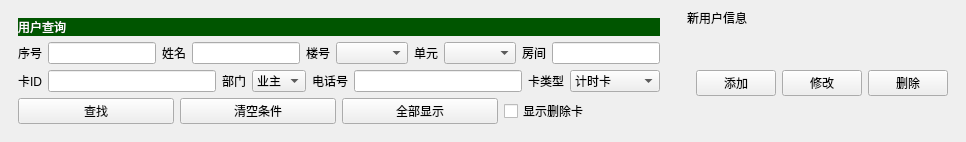
               <widget class="QWidget" name="one" native="true">
                <layout class="QHBoxLayout" name="horizontalLayout_4" stretch="8,2">
                 <property name="spacing">
                  <number>0</number>
                 </property>
                 <property name="leftMargin">
                  <number>0</number>
                 </property>
                 <property name="topMargin">
                  <number>0</number>
                 </property>
                 <property name="rightMargin">
                  <number>0</number>
                 </property>
                 <property name="bottomMargin">
                  <number>0</number>
                 </property>
                 <item>
                  <widget class="QWidget" name="widget" native="true">
                   <layout class="QHBoxLayout" name="horizontalLayout_5">
                    <item>
                     <widget class="QWidget" name="widget_3" native="true">
                      <layout class="QVBoxLayout" name="verticalLayout_5">
                       <item>
                        <widget class="QLabel" name="label">
                         <property name="sizePolicy">
                          <sizepolicy hsizetype="Preferred" vsizetype="Fixed">
                           <horstretch>0</horstretch>
                           <verstretch>0</verstretch>
                          </sizepolicy>
                         </property>
                         <property name="styleSheet">
                          <string notr="true">QLabel
{
border-style:none;
font: 9pt &quot;微软雅黑&quot;;
background-color: rgb(0,85 , 0);
color: rgba(255, 255, 255, 255);
 }</string>
                         </property>
                         <property name="text">
                          <string>用户查询</string>
                         </property>
                        </widget>
                       </item>
                       <item>
                        <layout class="QHBoxLayout" name="horizontalLayout_6">
                         <item>
                          <widget class="QLabel" name="label_4">
                           <property name="sizePolicy">
                            <sizepolicy hsizetype="Preferred" vsizetype="Fixed">
                             <horstretch>0</horstretch>
                             <verstretch>0</verstretch>
                            </sizepolicy>
                           </property>
                           <property name="text">
                            <string>序号</string>
                           </property>
                          </widget>
                         </item>
                         <item>
                          <widget class="QLineEdit" name="lineEdit">
                           <property name="styleSheet">
                            <string notr="true"/>
                           </property>
                          </widget>
                         </item>
                         <item>
                          <widget class="QLabel" name="label_13">
                           <property name="sizePolicy">
                            <sizepolicy hsizetype="Fixed" vsizetype="Preferred">
                             <horstretch>0</horstretch>
                             <verstretch>0</verstretch>
                            </sizepolicy>
                           </property>
                           <property name="text">
                            <string>姓名</string>
                           </property>
                          </widget>
                         </item>
                         <item>
                          <widget class="QLineEdit" name="lineEdit_7">
                           <property name="styleSheet">
                            <string notr="true"/>
                           </property>
                          </widget>
                         </item>
                         <item>
                          <widget class="QLabel" name="label_15">
                           <property name="sizePolicy">
                            <sizepolicy hsizetype="Fixed" vsizetype="Preferred">
                             <horstretch>0</horstretch>
                             <verstretch>0</verstretch>
                            </sizepolicy>
                           </property>
                           <property name="text">
                            <string>楼号</string>
                           </property>
                          </widget>
                         </item>
                         <item>
                          <widget class="QComboBox" name="comboBox_5">
                           <property name="styleSheet">
                            <string notr="true"/>
                           </property>
                          </widget>
                         </item>
                         <item>
                          <widget class="QLabel" name="label_17">
                           <property name="sizePolicy">
                            <sizepolicy hsizetype="Fixed" vsizetype="Preferred">
                             <horstretch>0</horstretch>
                             <verstretch>0</verstretch>
                            </sizepolicy>
                           </property>
                           <property name="text">
                            <string>单元</string>
                           </property>
                          </widget>
                         </item>
                         <item>
                          <widget class="QComboBox" name="comboBox_6">
                           <property name="styleSheet">
                            <string notr="true"/>
                           </property>
                          </widget>
                         </item>
                         <item>
                          <widget class="QLabel" name="label_18">
                           <property name="sizePolicy">
                            <sizepolicy hsizetype="Fixed" vsizetype="Preferred">
                             <horstretch>0</horstretch>
                             <verstretch>0</verstretch>
                            </sizepolicy>
                           </property>
                           <property name="text">
                            <string>房间</string>
                           </property>
                          </widget>
                         </item>
                         <item>
                          <widget class="QLineEdit" name="lineEdit_8">
                           <property name="styleSheet">
                            <string notr="true"/>
                           </property>
                          </widget>
                         </item>
                        </layout>
                       </item>
                       <item>
                        <layout class="QHBoxLayout" name="horizontalLayout_7">
                         <item>
                          <widget class="QLabel" name="label_6">
                           <property name="text">
                            <string>卡ID</string>
                           </property>
                          </widget>
                         </item>
                         <item>
                          <widget class="QLineEdit" name="lineEdit_2">
                           <property name="styleSheet">
                            <string notr="true"/>
                           </property>
                          </widget>
                         </item>
                         <item>
                          <widget class="QLabel" name="label_14">
                           <property name="text">
                            <string>部门</string>
                           </property>
                          </widget>
                         </item>
                         <item>
                          <widget class="QComboBox" name="comboBox_4">
                           <property name="styleSheet">
                            <string notr="true"/>
                           </property>
                           <item>
                            <property name="text">
                             <string>业主</string>
                            </property>
                           </item>
                           <item>
                            <property name="text">
                             <string>物业</string>
                            </property>
                           </item>
                          </widget>
                         </item>
                         <item>
                          <widget class="QLabel" name="label_16">
                           <property name="text">
                            <string>电话号</string>
                           </property>
                          </widget>
                         </item>
                         <item>
                          <widget class="QLineEdit" name="lineEdit_9"/>
                         </item>
                         <item>
                          <widget class="QLabel" name="label_19">
                           <property name="text">
                            <string>卡类型</string>
                           </property>
                          </widget>
                         </item>
                         <item>
                          <widget class="QComboBox" name="comboBox_7">
                           <property name="styleSheet">
                            <string notr="true"/>
                           </property>
                           <item>
                            <property name="text">
                             <string>计时卡</string>
                            </property>
                           </item>
                           <item>
                            <property name="text">
                             <string>计次卡</string>
                            </property>
                           </item>
                           <item>
                            <property name="text">
                             <string>计时几次卡</string>
                            </property>
                           </item>
                           <item>
                            <property name="text">
                             <string>多梯卡</string>
                            </property>
                           </item>
                           <item>
                            <property name="text">
                             <string>全通卡</string>
                            </property>
                           </item>
                          </widget>
                         </item>
                        </layout>
                       </item>
                       <item>
                        <layout class="QHBoxLayout" name="horizontalLayout_8">
                         <item>
                          <widget class="QPushButton" name="pushButton">
                           <property name="text">
                            <string>查找</string>
                           </property>
                          </widget>
                         </item>
                         <item>
                          <widget class="QPushButton" name="pushButton_2">
                           <property name="text">
                            <string>清空条件</string>
                           </property>
                          </widget>
                         </item>
                         <item>
                          <widget class="QPushButton" name="pushButton_3">
                           <property name="text">
                            <string>全部显示</string>
                           </property>
                          </widget>
                         </item>
                         <item>
                          <widget class="QCheckBox" name="checkBox">
                           <property name="text">
                            <string>显示删除卡</string>
                           </property>
                          </widget>
                         </item>
                        </layout>
                       </item>
                      </layout>
                     </widget>
                    </item>
                   </layout>
                  </widget>
                 </item>
                 <item>
                  <widget class="QWidget" name="verticalWidget" native="true">
                   <layout class="QVBoxLayout" name="verticalLayout_6" stretch="1,100">
                    <item>
                     <widget class="QLabel" name="label_7">
                      <property name="text">
                       <string>新用户信息</string>
                      </property>
                     </widget>
                    </item>
                    <item>
                     <widget class="QWidget" name="horizontalWidget_4" native="true">
                      <layout class="QHBoxLayout" name="horizontalLayout_9">
                       <item>
                        <widget class="QPushButton" name="pushButton_12">
                         <property name="sizePolicy">
                          <sizepolicy hsizetype="Maximum" vsizetype="Fixed">
                           <horstretch>0</horstretch>
                           <verstretch>0</verstretch>
                          </sizepolicy>
                         </property>
                         <property name="text">
                          <string>添加</string>
                         </property>
                        </widget>
                       </item>
                       <item>
                        <widget class="QPushButton" name="pushButton_11">
                         <property name="sizePolicy">
                          <sizepolicy hsizetype="Fixed" vsizetype="Fixed">
                           <horstretch>0</horstretch>
                           <verstretch>0</verstretch>
                          </sizepolicy>
                         </property>
                         <property name="text">
                          <string>修改</string>
                         </property>
                        </widget>
                       </item>
                       <item>
                        <widget class="QPushButton" name="pushButton_10">
                         <property name="sizePolicy">
                          <sizepolicy hsizetype="Fixed" vsizetype="Fixed">
                           <horstretch>0</horstretch>
                           <verstretch>0</verstretch>
                          </sizepolicy>
                         </property>
                         <property name="text">
                          <string>删除</string>
                         </property>
                        </widget>
                       </item>
                      </layout>
                     </widget>
                    </item>
                   </layout>
                  </widget>
                 </item>
                </layout>
               </widget>
